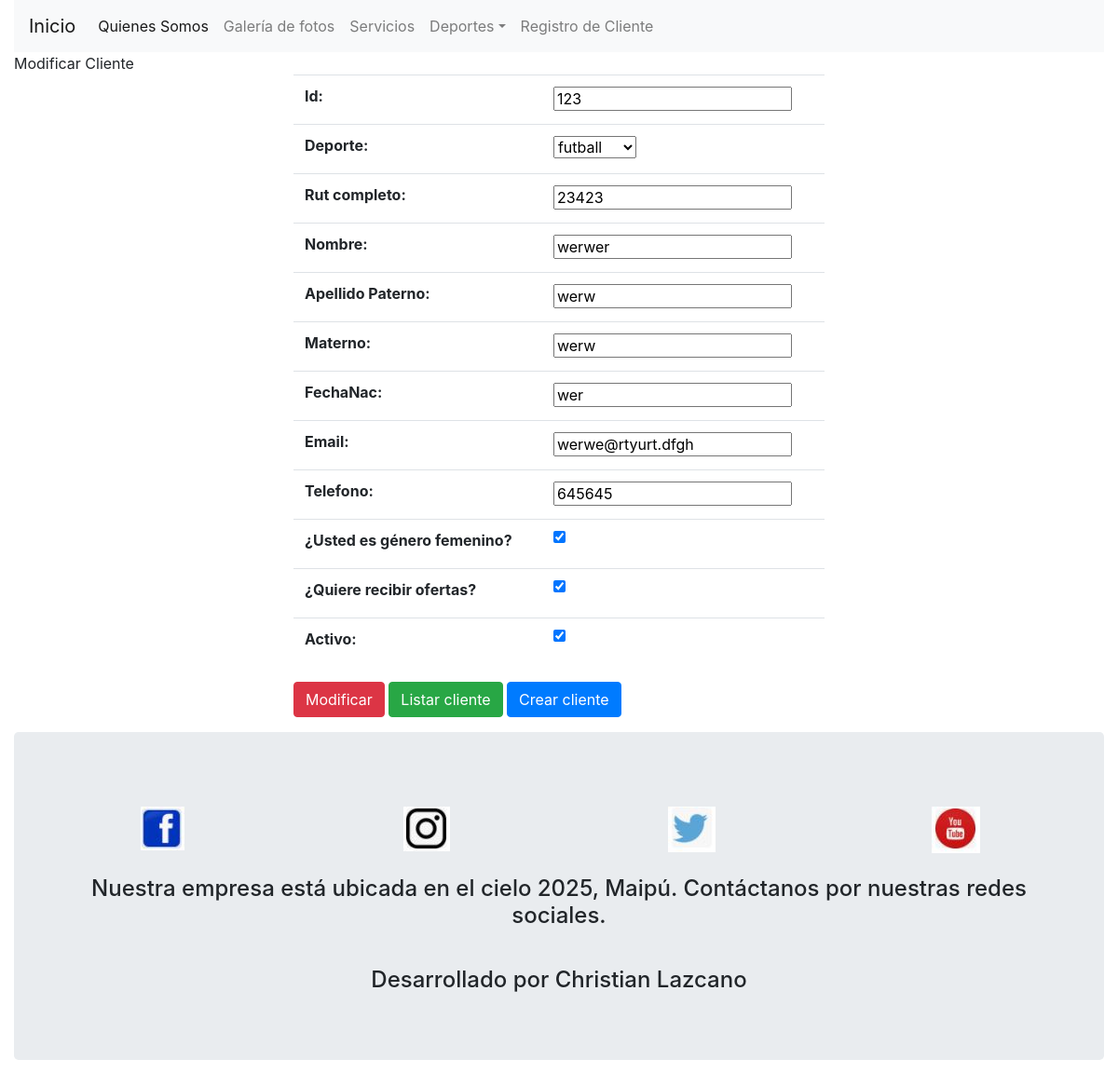
Screenshot of /modificarCliente/123 with the database file from the repository.
### crud/models.py (models this page shows, shortened)
class Deporte(models.Model):
    id  = models.IntegerField(primary_key=True)
    categoria = models.ForeignKey(Categoria, on_delete=models.CASCADE)
    nombre = models.CharField(max_length=40)
    descripcion = models.CharField(max_length=40)
    def __str__(self):
        return self.nombre

class Clientes(models.Model):
    id  = models.IntegerField(primary_key=True)
    deporte = models.ForeignKey(Deporte, on_delete=models.CASCADE)
    rut = models.CharField(max_length=10,verbose_name="rut completo")
    nombre = models.CharField(max_length=40)
    paterno = models.CharField(max_length=40,verbose_name="Apellido Paterno")
    materno= models.CharField(max_length=40)
    fechaNac = models.CharField(max_length=40)
    email=models.CharField(max_length=60)
    telefono=models.CharField(max_length=40)
    genero = models.BooleanField(verbose_name="¿Usted es género femenino?")
    ofertaSino=models.BooleanField(verbose_name="¿Quiere recibir ofertas?")
    activo = models.BooleanField()

### crud/views.py (the view)
# urls.py: path('modificarCliente/<id>',  modificarCliente, name="modificarCliente"),
def modificarCliente(request, id):
    cliente = Clientes.objects.get(id = id)
    contexto = {'form' : ClientesForm(instance=cliente) }
    if request.method == 'POST': # detecta si hay una solicitud (presionó el botón)
        formulario = ClientesForm(data=request.POST, instance=cliente)
        formulario.save()
        contexto = {'form' : ClientesForm(instance=Clientes.objects.get(id = id)) }
        contexto['mensaje'] = 'Los datos fueron guardado'
    return render(request, 'modificarCliente.html', contexto)

### crud/forms.py
class ClientesForm(forms.ModelForm):
    class Meta:
        model = Clientes
        fields= '__all__'

### crud/templates/modificarCliente.html (shortened to what this page needs)
{% extends "formulario.html" %}
{% block titulo %} {{ 'Modificar Cliente' }} {% endblock %}
{% block contenido %}
<form method="POST">
    <div class="row justify-content-center">
        <div class="col-6">
            <table class="table">
                {{ form.as_table }}
            </table>
        </div>
    </div>
    <div class="row justify-content-center">
        <div class="col-6">
            <input type="submit" class="btn btn-danger" value="Modificar">
            <a href="{% url 'listadoCliente' %}" class="btn btn-success">Listar cliente</a>
            <a href="{% url 'crearCliente' %}" class="btn btn-primary">Crear cliente</a>
        </div>
    </div>
</form>
{% endblock %}

### rows the page displays
Deporte: id "123", nombre "werwer"
Clientes: deporte "futball", rut "23423", paterno "werw", materno "werw", fechaNac "wer", email "werwe@rtyurt.dfgh", telefono "645645", genero "☑", ofertaSino "☑", activo "☑"

### other values shown
{{ 'Modificar Cliente' }} "Modificar Cliente"
